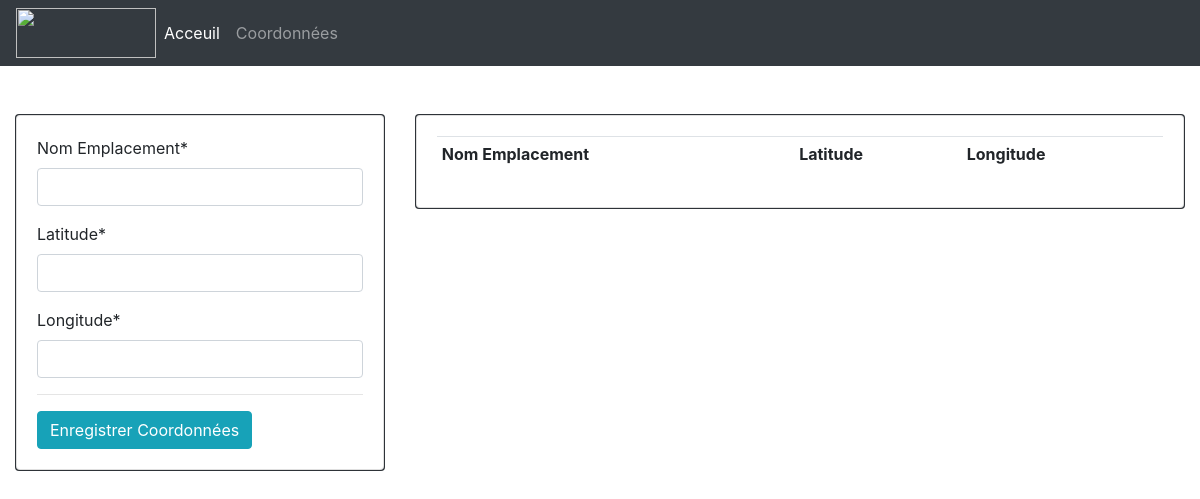
Page /save_coordinates_in_db_and_file on the earlier database version.
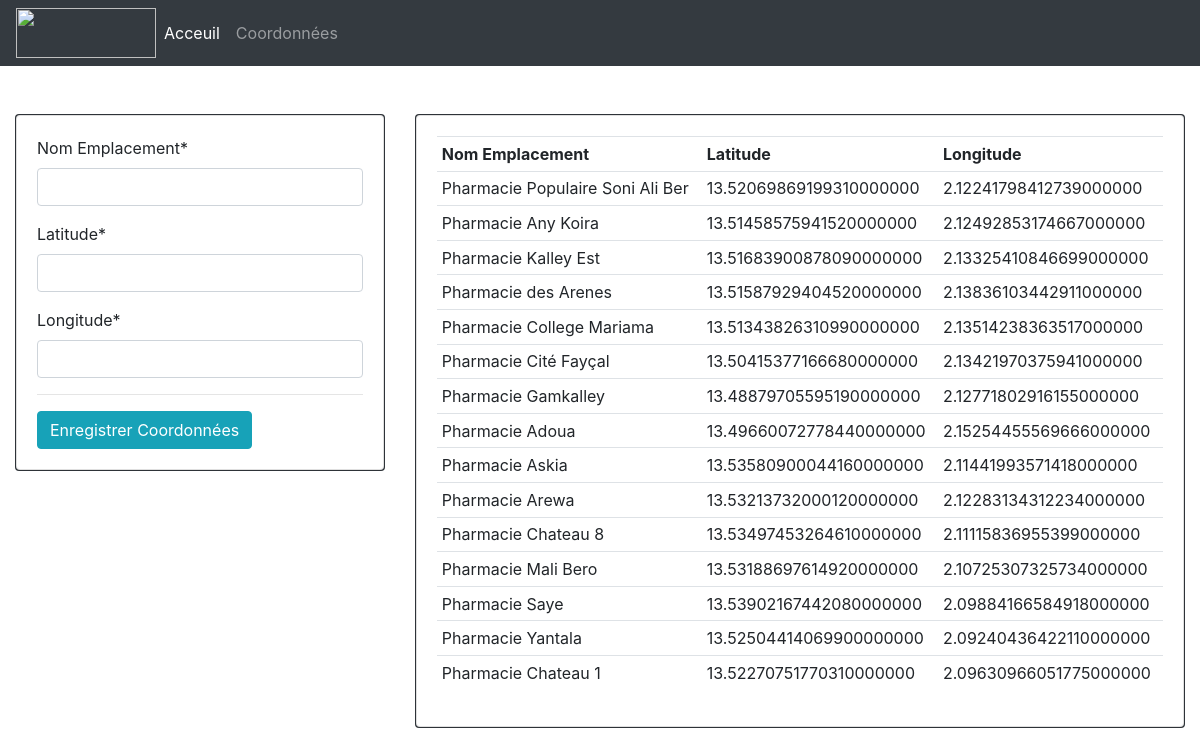
Same page on the later database version.
### near/models.py (models this page shows, shortened)
class Coordonnees(models.Model):
    emplacement = models.CharField(max_length=150)
    latitude = models.DecimalField(max_digits=30, decimal_places=20)
    longitude = models.DecimalField(max_digits=30, decimal_places=20)

### near/views.py (the view)
# urls.py: path('save_coordinates_in_db_and_file', views.save_coordinates_in_db_and_file, name="save_coordinates_in_db_and_file"),
def save_coordinates_in_db_and_file(request):
    form = coordonneesForm()
    if request.method == "POST":
        form = coordonneesForm(request.POST)
        if form.is_valid():
            form.save()
            redirect('/save_coordinates_in_db/')
    coordonnees = Coordonnees.objects.all()
    with open('coordonnees.txt', 'w') as file:
        for coordonnee in coordonnees:
            file.writelines(f'{coordonnee.id}\n{coordonnee.emplacement}\n{coordonnee.latitude}\n{coordonnee.longitude}\n')
        file.close()
    context = {'form': form, 'coordonnees': coordonnees}
    return render(request, 'near/coordonnees.html', context)

### near/forms.py
class coordonneesForm(forms.ModelForm):
    class Meta:
        model = Coordonnees
        fields = ['emplacement', 'latitude', 'longitude']
        labels = {
            'emplacement': 'Nom Emplacement',
            'latitude': 'Latitude',
            'longitude': 'Longitude',
        }

### near/templates/near/coordonnees.html (shortened to what this page needs)
{% extends 'near/base.html' %}
{% load crispy_forms_tags %}
{% block content %}
<!DOCTYPE html>
<body>
<br><br>
<div class="row">
    <div class="container col-md-4">
        <div class="card bg-dark">
            <div class="card card-body">
                <form action="" method="POST">
                {{ form.emplacement | as_crispy_field }}
                {{ form.latitude | as_crispy_field }}
                {{ form.longitude | as_crispy_field }}
                <hr>
                <input class="btn btn-info" type="submit" value="Enregistrer Coordonnées">
                </form>
            </div>
        </div>
    </div>
    <div class="container col-md-8">
        <div class="card bg-dark">
            <div class="card card-body">
                <table class="table table-sm">
                    <tr>
                        <th>Nom Emplacement</th>
                        <th>Latitude</th>
                        <th>Longitude</th>
                    </tr>
                    {% for cdn in coordonnees %}
                        <tr>
                            <td>{{ cdn.emplacement }}</td>
                            <td>{{ cdn.latitude }}</td>
                            <td>{{ cdn.longitude }}</td>
                        </tr>
                    {% endfor %}
                </table>
            </div>
        </div>
    </div>
</div>
<br><br>
</body>
</html>
{% endblock content %}

### near/templates/near/base.html (shortened to what this page needs)
{% load static %}
<!DOCTYPE html>
<html>
<head>
    <link rel="stylesheet" href="https://cdn.jsdelivr.net/npm/bootstrap@4.3.1/dist/css/bootstrap.min.css"
>
</head>
<body>
    {% include 'near/navbar.html' %}
    <div class="container-fluid">
    {% block content %}
    {% endblock content %}
</body>
</html>

### near/templates/near/navbar.html (shortened to what this page needs)
{% load static %}
<nav class="navbar navbar-expand-lg navbar-dark bg-dark">
    <img style="height: 50px; width: 140px;" src="{% static 'images/logo.png' %}">
    <div class="collapse navbar-collapse" id="navbarNav">
        <ul class="navbar-nav">
            <li class="nav-item active">
                <a class="nav-link" href="{% url 'home' %}">Acceuil</a>
            </li>
            <li class="nav-item">
                <a class="nav-link" href="{% url 'save_coordinates_in_db_and_file' %}">Coordonnées</a>
            </li>
        </ul>
    </div>
</nav>

Differences in the rows shown:
added Coordonnees: emplacement "Pharmacie Populaire Soni Ali Ber", latitude "13.52069869199310000000", longitude "2.12241798412739000000"
added Coordonnees: emplacement "Pharmacie Any Koira", latitude "13.51458575941520000000", longitude "2.12492853174667000000"
added Coordonnees: emplacement "Pharmacie Kalley Est", latitude "13.51683900878090000000", longitude "2.13325410846699000000"
added Coordonnees: emplacement "Pharmacie des Arenes", latitude "13.51587929404520000000", longitude "2.13836103442911000000"
added Coordonnees: emplacement "Pharmacie College Mariama", latitude "13.51343826310990000000", longitude "2.13514238363517000000"
added Coordonnees: emplacement "Pharmacie Cité Fayçal", latitude "13.50415377166680000000", longitude "2.13421970375941000000"
added Coordonnees: emplacement "Pharmacie Gamkalley", latitude "13.48879705595190000000", longitude "2.12771802916155000000"
added Coordonnees: emplacement "Pharmacie Adoua", latitude "13.49660072778440000000", longitude "2.15254455569666000000"
added Coordonnees: emplacement "Pharmacie Askia", latitude "13.53580900044160000000", longitude "2.11441993571418000000"
added Coordonnees: emplacement "Pharmacie Arewa", latitude "13.53213732000120000000", longitude "2.12283134312234000000"
added Coordonnees: emplacement "Pharmacie Chateau 8", latitude "13.53497453264610000000", longitude "2.11115836955399000000"
added Coordonnees: emplacement "Pharmacie Mali Bero", latitude "13.53188697614920000000", longitude "2.10725307325734000000"
added Coordonnees: emplacement "Pharmacie Saye", latitude "13.53902167442080000000", longitude "2.09884166584918000000"
added Coordonnees: emplacement "Pharmacie Yantala", latitude "13.52504414069900000000", longitude "2.09240436422110000000"
added Coordonnees: emplacement "Pharmacie Chateau 1", latitude "13.52270751770310000000", longitude "2.09630966051775000000"
